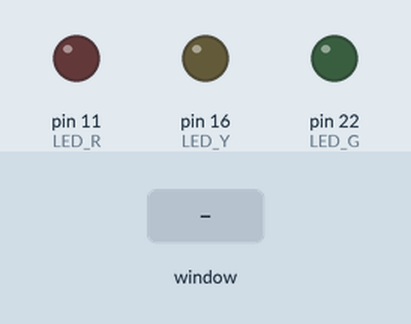
This program was run on a simulated Raspberry Pi (header pin numbers). On the bench: output pins drawn as LEDs (lit = HIGH). The inputs (shaded band) are chosen by the test bench. The desktop window is not drawn, its controls go by their first labels and the mouse button is held 0.15 s.

Above: at 1.2 s.
1.3 s: slider 1 in the window set to 50
At 2.4 s:
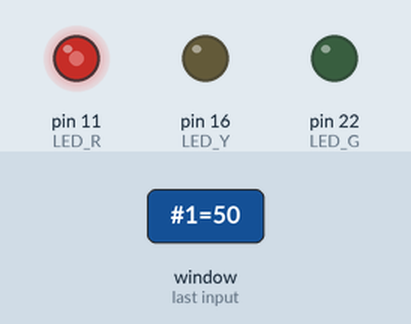
2.8 s: slider 1 in the window set to 100
At 3.5 s:
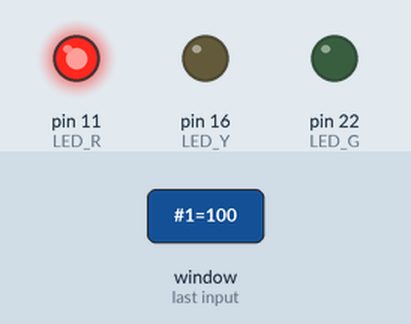
4.3 s: slider 1 in the window set to 25
At 4.7 s:
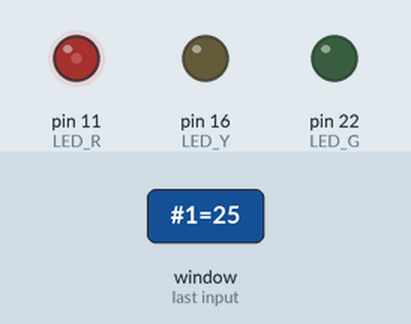
5.8 s: slider 2 in the window set to 50
At 7.0 s:
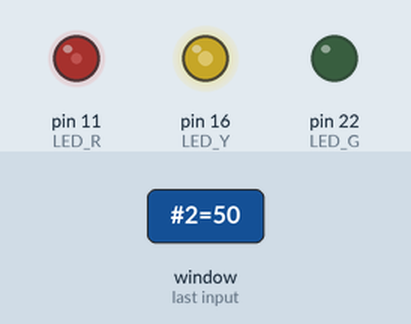
7.3 s: slider 1 in the window set to 0
At 8.2 s:
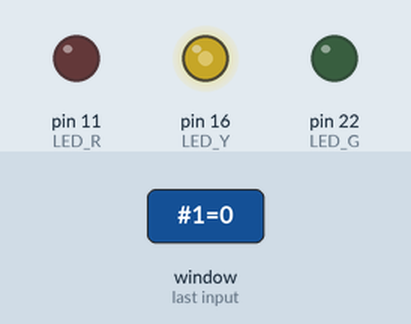
8.8 s: slider 2 in the window set to 100
At 9.3 s:
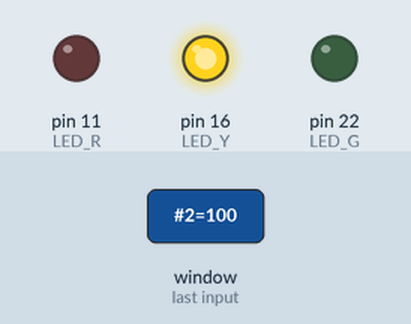
Timing chart, 0 to 11.3 s (numbered marks = the images above; inputs shaded):
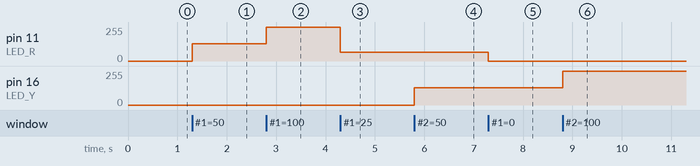

The program:

LED_PWM_03.py
```python
# coding: utf-8

# GPIO
import RPi.GPIO as GPIO
import time
import tkinter as tk

# GPIO 핀번호 할당
GPIO.setmode(GPIO.BOARD)

# 핀(채널)번호 설정
LED_R = 11
LED_Y = 16
LED_G = 22

# 핀 설정
GPIO.setup(LED_R, GPIO.OUT, initial=GPIO.LOW)
GPIO.setup(LED_Y, GPIO.OUT, initial=GPIO.LOW)
GPIO.setup(LED_G, GPIO.OUT, initial=GPIO.LOW)

# PWM 객체 생성 : 11번 핀, 주파수 - 100Hz
p_r = GPIO.PWM(LED_R, 100)
p_y = GPIO.PWM(LED_Y, 100)
p_g = GPIO.PWM(LED_G, 100)

# PWM 신호 출력
p_r.start(0)
p_y.start(0)
p_g.start(0)

# window Obj
window = tk.Tk()
window.geometry('300x300')

# 변수 설정
led_r_value = tk.DoubleVar()
led_y_value = tk.DoubleVar()
led_g_value = tk.DoubleVar()

led_r_value.set(0)
led_y_value.set(0)
led_g_value.set(0)

# duty 값을 변경 함수
def change_duty_r(dc):
    p_r.ChangeDutyCycle(led_r_value.get())

def change_duty_y(dc):
    p_y.ChangeDutyCycle(led_y_value.get())

def change_duty_g(dc):
    p_g.ChangeDutyCycle(led_g_value.get())

# 슬라이드 객체 생성
# 레이블(LED 밝기 조정), 숫자 범위(0~100)
slide_r = tk.Scale(window, label='빨간 LED 밝기 조절', orient='h', from_=0, to=100, variable=led_r_value, command=change_duty_r)
slide_y = tk.Scale(window, label='노란 LED 밝기 조절', orient='h', from_=0, to=100, variable=led_y_value, command=change_duty_y)
slide_g = tk.Scale(window, label='초록 LED 밝기 조절', orient='h', from_=0, to=100, variable=led_g_value, command=change_duty_g)

slide_r.pack()
slide_y.pack()
slide_g.pack()

window.mainloop()

# PWM 정지
p_r.stop()
p_y.stop()
p_g.stop()

# GPIO 개방
GPIO.cleanup()
```

Measured:
- after the input at 1.3 s, pin 11 (LED_R): 0/255 → 128/255 at once
- after the input at 2.8 s, pin 11 (LED_R): 128/255 → 255/255 at once
- after the input at 4.3 s, pin 11 (LED_R): 255/255 → 64/255 at once
- after the input at 5.8 s, pin 16 (LED_Y): 0/255 → 128/255 at once
- after the input at 7.3 s, pin 11 (LED_R): 64/255 → 0/255 at once
- after the input at 8.8 s, pin 16 (LED_Y): 128/255 → 255/255 at once
